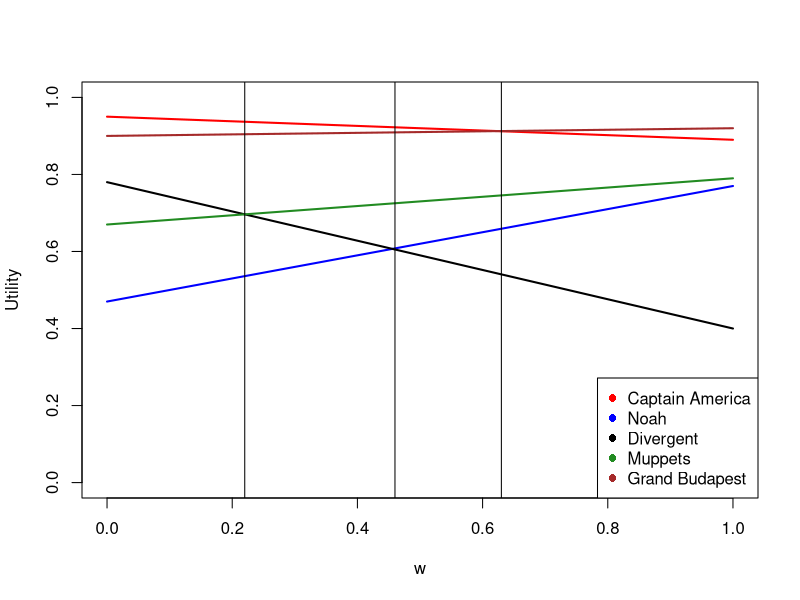
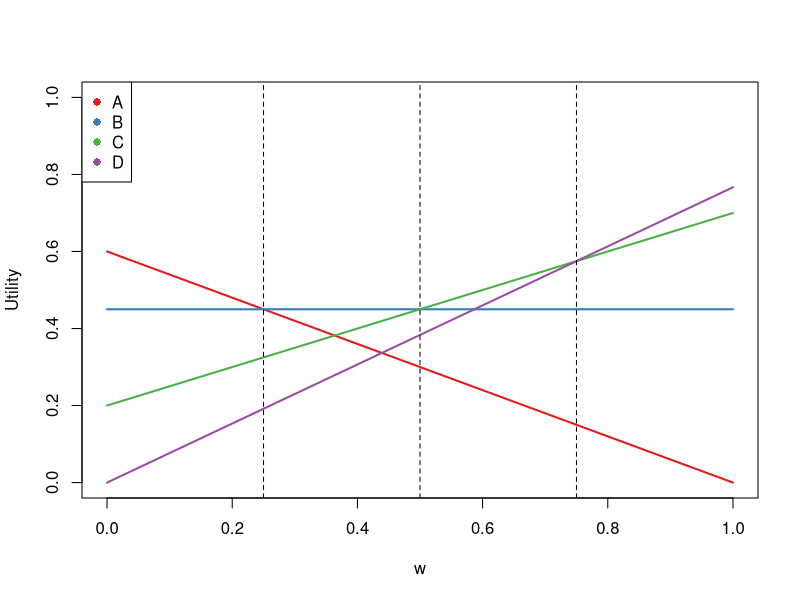

The R source for these figures, in order:
# set up workspace
setwd('~/github/cs590cm/project/data')
library(doBy)

# load data
movies = as.data.frame(matrix(NA, nrow=5, ncol=3))
colnames(movies) = c("name", "critics", "audience")

movies[1,] = c("Captain America", 0.89, 0.95)
movies[2,] = c("Noah",            0.77, 0.47)
movies[3,] = c("Divergent",       0.40, 0.78)
movies[4,] = c("Muppets",         0.79, 0.67)
movies[5,] = c("Grand Budapest",  0.92, 0.90)
movies$critics = as.numeric(movies$critics)
movies$audience = as.numeric(movies$audience)

w = seq(from=0, to=1, by=0.01)
utils = as.data.frame(matrix(NA, nrow=101, ncol=6))
colnames(utils) = c("w", movies[,1])
utils$w = w
head(utils)
tail(utils)
for(i in 1:nrow(movies)){
  m = movies$name[i]
  critics = movies$critics[i]
  audience = movies$audience[i]
  util = w*critics + (1-w)*audience
  utils[ , m] = util
}
head(utils)
tail(utils)

# plot helpers
myColors = c('red', 'blue', 'black', 'forestgreen', 'brown')
first = utils$w[which(utils[,4]-utils[,5]<=0.0001 & utils[,4]-utils[,5]>=-0.0001)]
second = utils$w[which(utils[,3]-utils[,4]<=0.01 & utils[,3]-utils[,4]>=-0.001)][1]
third = utils$w[which(utils[,2]-utils[,6]<=0.001 & utils[,2]-utils[,6]>=-0.001)][2]

plot(utils$w, utils[,2], # capt-america
    type='l',
    col=myColors[1],
    lwd=2,
    ylim=c(0,1),
    xlab = "w",
    ylab = "Utility"
  )
for(j in 3:6){
  lines(utils$w, utils[,j], lwd=2, col=myColors[j-1])
}
# add vertical lines where utils cross
abline(v=first)
abline(v=second)
abline(v=third)
legend('bottomright',
    col=myColors,
    legend=movies$name,
    pch=16
  )


# pathological case
myColors = c("#e41a1c", "#377eb8", "#4daf4a", "#984ea3")
x = .575/.75
fakeMovies = as.data.frame(matrix(NA, nrow=4, ncol=3))
colnames(fakeMovies) = c("name", "critics", "audience")
fakeMovies[1,] = c("A", 0.00, 0.60)
fakeMovies[2,] = c("B", 0.45, 0.45)
fakeMovies[3,] = c("C", 0.70, 0.20)
fakeMovies[4,] = c("D", x,    0.00)
fakeMovies$critics = as.numeric(fakeMovies$critics)
fakeMovies$audience = as.numeric(fakeMovies$audience)

fakeUtils = as.data.frame(matrix(NA, nrow=101, ncol=5))
colnames(fakeUtils) = c("w", fakeMovies[,1])
fakeUtils$w = w
for(i in 1:nrow(fakeMovies)){
  m = fakeMovies$name[i]
  critics = fakeMovies$critics[i]
  audience = fakeMovies$audience[i]
  util = w*critics + (1-w)*audience
  fakeUtils[ , m] = util
}
head(fakeUtils)
tail(fakeUtils)

plot(fakeUtils$w, fakeUtils[,2], # capt-america
    type='l',
    col=myColors[1],
    lwd=2,
    ylim=c(0,1),
    xlab = "w",
    ylab = "Utility"
  )
for(j in 3:5){
  lines(fakeUtils$w, fakeUtils[,j], lwd=2, col=myColors[j-1])
}
# add vertical lines where utils cross
abline(v=0.25, lty=2)
abline(v=0.50, lty=2)
abline(v=0.75, lty=2)
legend('topleft',
    col=myColors,
    legend=fakeMovies$name,
    pch=16
  )




